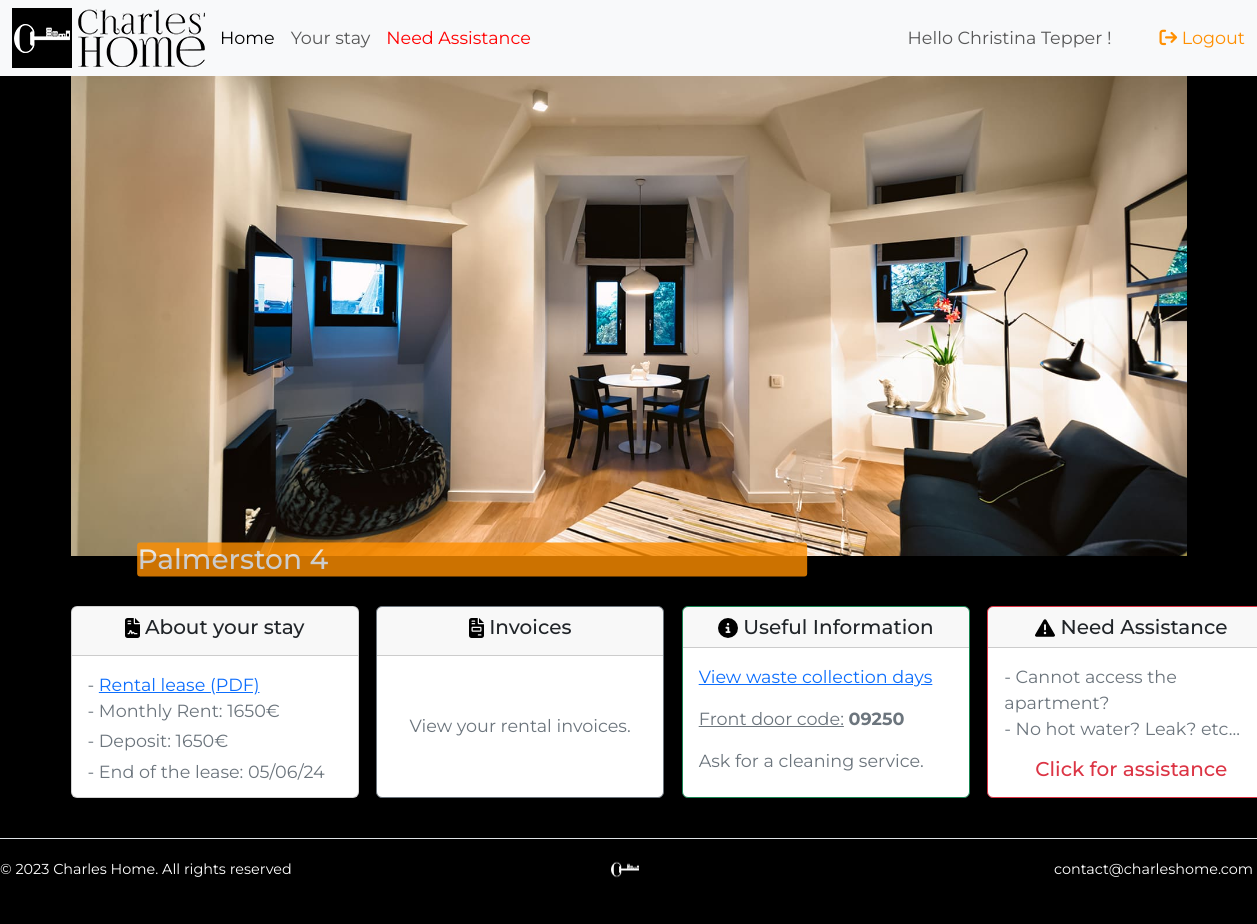
The page /index.php (signed in) on the database its author committed.
### tables this page shows
CREATE TABLE `Tenant` (
  `TenantID` int(11) NOT NULL,
  `FirstName` varchar(255) DEFAULT NULL,
  `LastName` varchar(255) DEFAULT NULL,
  `ApartmentID` int(11) DEFAULT NULL,
  `Email` varchar(255) DEFAULT NULL,
  `Password` varchar(255) DEFAULT NULL,
  `Role` varchar(255) DEFAULT 'user',
  `Number` varchar(144) DEFAULT NULL
);

CREATE TABLE `Apartment` (
  `ApartmentID` int(11) NOT NULL,
  `ApartmentName` varchar(255) DEFAULT NULL
);

CREATE TABLE `RentalLease` (
  `LeaseID` int(11) NOT NULL,
  `TenantID` int(11) DEFAULT NULL,
  `LeaseName` varchar(255) DEFAULT NULL,
  `StartDate` date DEFAULT NULL,
  `EndDate` date DEFAULT NULL,
  `Rent` int(11) DEFAULT NULL,
  `Deposit` int(11) DEFAULT NULL,
  `ApartmentID` int(11) DEFAULT NULL
);

### lib/code.php (called while the page is built, shortened)
<?php
function getFrontDoorCode($building) {
    switch ($building) {
        case 'Palmerston':
            return '09250';
    }
}

### index.php (the view, shortened to what this page needs)
<?php
    require_once 'lib/code.php';
    $pdo = new PDO('mysql:dbname=edouardburel_charleshome;host=mysql-edouardburel.alwaysdata.net', '302132_chome', 'Charleshome1');
    $pdo->setAttribute(PDO::ATTR_EMULATE_PREPARES, false);
    $pdo->setAttribute(PDO::ATTR_ERRMODE, PDO::ERRMODE_EXCEPTION);
?>
<!DOCTYPE html>
<html lang="en">
<head>
    <link href="https://cdn.jsdelivr.net/npm/bootstrap@5.3.0/dist/css/bootstrap.min.css" rel="stylesheet">
    <link rel="stylesheet" href="https://cdnjs.cloudflare.com/ajax/libs/font-awesome/6.4.0/css/all.min.css" />
    <link rel="stylesheet" href="css/override-bootstrap.css">
</head>
<body>
    <header>
        <nav class="navbar navbar-expand-lg bg-body-tertiary">
            <div class="container-fluid">
            <?php
                $id = (int)$_SESSION['user_id'];
                $query = "SELECT * FROM Tenant WHERE TenantID = ?";
                $res = $pdo->prepare($query);
                $res->execute([$id]);
                $user = $res->fetch(PDO::FETCH_ASSOC);
                $reservationName = (string)$user['FirstName'].' '.(string)$user['LastName'];
                $reservationLastName = (string)$user['LastName'];
                $sql = "SELECT Rent, Deposit, EndDate FROM RentalLease WHERE TenantID = :id";
                $stmt = $pdo->prepare($sql);
                $stmt->bindParam(':id', $id);
                $stmt->execute();
                $result = $stmt->fetch(PDO::FETCH_ASSOC);
                if ($result) {
                    $rent = $result['Rent'];
                    $deposit = $result['Deposit'];
                    $endDateLease = date('d/m/y', strtotime($result['EndDate']));
                }
                echo <<<HTML
              <img src="image/logo_charles-home.png" alt="CHARLES HOME">
              <button class="navbar-toggler" type="button" data-bs-toggle="collapse" data-bs-target="#navbarText" aria-controls="navbarText" aria-expanded="false" aria-label="Toggle navigation">
                <span class="navbar-toggler-icon"></span>
              </button>
              <div class="collapse navbar-collapse" id="navbarText">
                <ul class="navbar-nav me-auto mb-2 mb-lg-0">
                  <li class="nav-item">
                    <a class="nav-link active" aria-current="page" href="#">Home</a>
                  </li>
                  <li class="nav-item">
                    <a class="nav-link" href="#">Your stay</a>
                  </li>
                  <li class="nav-item">
                    <a class="nav-link" data-bs-toggle="modal" data-bs-target="#help" style="color:red; cursor: pointer">Need Assistance</a>
                  </li>
                </ul>
                <span class="helloText navbar-text">
                    Hello $reservationName !
                </span>
                <span class="nav-item">
                    <a href="logout.php" class="nav-link" style="text-align: end">
                    <i class="fa fa-sign-out" aria-hidden="true"></i>
                    Logout</a>
                </span>
              </div>
            </div>
            HTML;
            ?>
        </nav>
    </header>
    <main>
        <?php
        $query = "SELECT ApartmentID FROM Tenant WHERE FirstName = ? AND LastName = ?";
        $statement = $pdo->prepare($query);
        $statement->execute([$user['FirstName'], $user['LastName']]);
        $result = $statement->fetch(PDO::FETCH_ASSOC);
        if ($result) {
            $apartmentId = $result['ApartmentID'];
            $query = "SELECT ApartmentName FROM Apartment WHERE ApartmentID = :apartment_id";
            $statement = $pdo->prepare($query);
            $statement->bindValue(':apartment_id', $apartmentId);
            $statement->execute();
            $apartmentResult = $statement->fetch(PDO::FETCH_ASSOC);
            if ($apartmentResult) {
                $apartmentName = $apartmentResult['ApartmentName'];
                $buildingName = rtrim($apartmentName, ' 1234567890');
            }
        }
        ?>
        <div class="container">
            <img class="imgApart" src="image/apartment/<?php echo strtolower(str_replace(' ', '', $apartmentName)); ?>.jpg" alt="Apartment">
            <div class="centered">
            <h3><?php echo $apartmentName; ?></h3>
            </div>
        </div>
        <div class="container cards mt-3">
            <div class="card mb-3">
                <div class="card-header">
                    <h5>
                    About your stay
                    </h5>
                </div>
                <div class="card-body text-secondary">
                    <span> - </span><a href="docs/lease/lease_<?php echo $reservationLastName.'-'.strtolower(str_replace(' ', '', $apartmentName)); ?>.pdf" target="_blank" class="card-text mb-1"> Rental lease (PDF)</a>
                    <p class="card-text mb-1">- Monthly Rent: <?php echo $rent; ?>€</p>
                    <p class="card-text mb-1">- Deposit: <?php echo $deposit; ?>€</p>
                    <p class="card-text mb-1">- End of the lease: <?php echo $endDateLease; ?></p>
                </div>
            </div>
            <a href="invoicePage.php" class="custom-card">
                <div class="card border-secondary mb-3">
                    <div class="card-header">
                        <h5>
                        Invoices
                        </h5>
                    </div>
                        <div class="card-body text-secondary" style="display: flex; justify-content:center; align-items:center">
                            <p class="card-text">View your rental invoices.</p>
                        </div>
                </div>
            </a>
            <div class="card border-success mb-3">
                <h5 class="card-header">
                     Useful Information
                </h5>
                <div class="card-body text-secondary">
                    <a href="#" data-bs-toggle="modal" data-bs-target="#garbage">View waste collection days</a>
                    <?php $frontDoorCode = getFrontDoorCode($buildingName); ?>
                    <?php echo '<p class="card-text mb-2"><u>Front door code:</u> '.'<b>'. $frontDoorCode . '</b></p>'?>
                    <p class="card-text mb-2">Ask for a cleaning service.</p>
                </div>
            </div>
            <a href="#" data-bs-toggle="modal" data-bs-target="#help" class="custom-card">
                <div class="card border-danger mb-3">
                    <h5 class="card-header">
                        Need Assistance
                    </h5>
                    <div class="card-body d-flex flex-column text-secondary">
                        <span class="card-text"> - Cannot access the apartment?</span>
                        <span class="card-text"> - No hot water? Leak? etc...</span>
                        <div class="mt-auto text-center">
                            <h5 class="card-text text-danger">Click for assistance</h5>
                        </div>
                    </div>
                </div>
            </a>
        </div>
    </main>
    <footer class="d-flex flex-wrap justify-content-between align-items-center py-3 my-4 border-top">
        <div class="col-md-3 d-flex align-items-center">
          <span class="mb-2 mb-md-0" style="color:#fff">© 2023 Charles Home. All rights reserved</span>
        </div>
        <div class="col-md-6 d-flex justify-content-center align-items-center">
            <a href="https://www.charleshome.com/" class="mb-3 me-2 mb-md-0 text-body-secondary text-decoration-none lh-1">
                <img src="image/logo-key.png" alt="CHARLES HOME" width="30px">
              </a>
        </div>
        <div class="col-md-3 d-flex align-items-center justify-content-end">
            <span class="mb-2 m-md-1" style="color:#fff">contact@charleshome.com</span>
          </div>
      </footer>
</body>
</html>

### rows shown on the page
tenant: reservationName "Christina Tepper"
apartment: ApartmentName "Palmerston 4", ApartmentName "09250"
rentallease: Rent "1650", Deposit "1650", EndDate "05/06/24"
